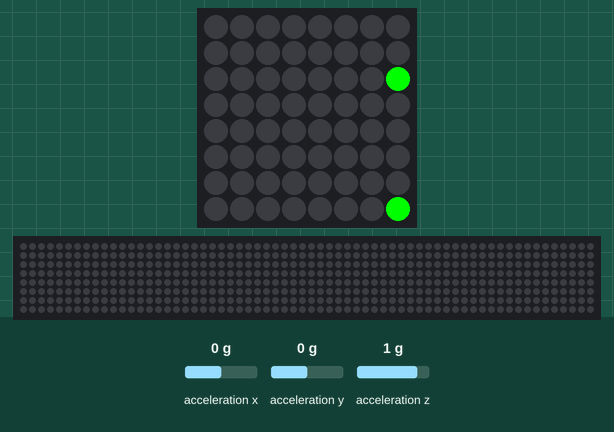
The program below on a simulated Raspberry Pi (BCM pin numbers) with a Sense HAT. Shown: the Sense HAT's 8×8 RGB LED matrix, a strip that is not on the board, showing the scrolling text unrolled. Inputs (shaded band) come from the test bench; at power-on: acceleration x 0 g, acceleration y 0 g, acceleration z 1 g. The 64×8 strip is a reading aid, not a part: it shows the text the matrix is scrolling, unrolled, one strip-width of it at a time. At 6.6 s the program stops and its outputs stay as they are.

Above: at 0.17 s.
At 0.88 s:
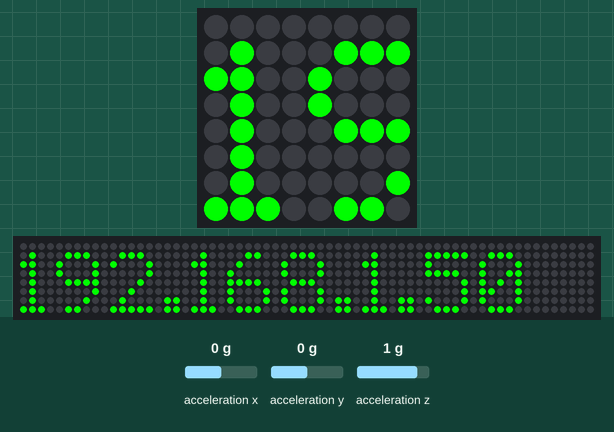
At 1.68 s:
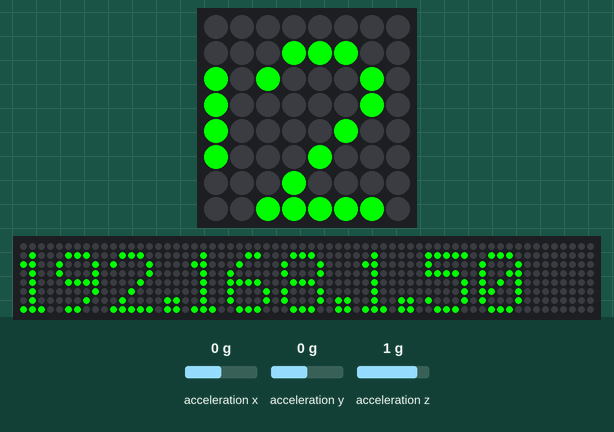
At 3.3 s:
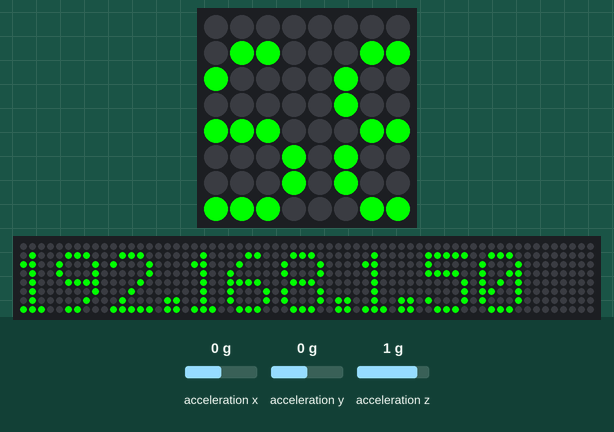
At 4.91 s:
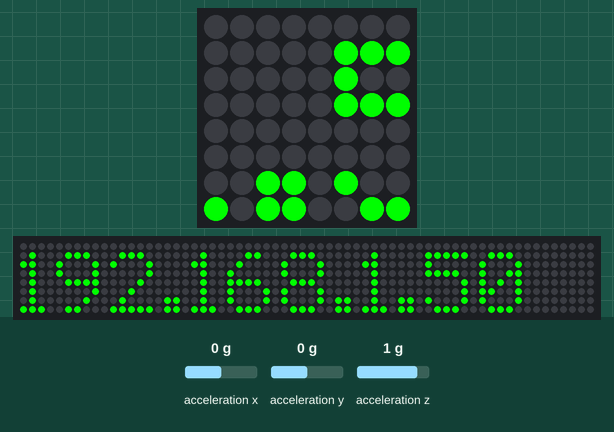
At 6.52 s:
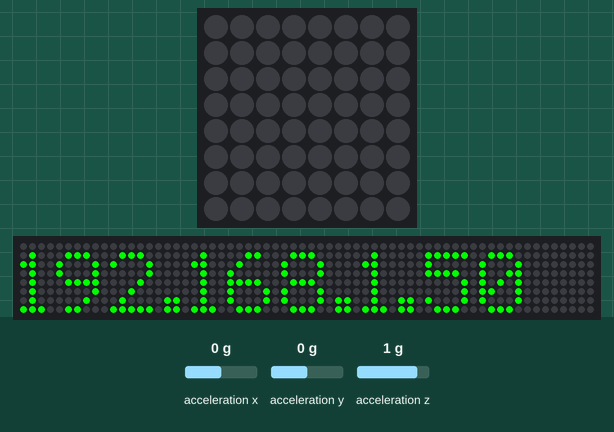

The program:

display_ip_hat-TNG.py
```python
#!/usr/bin/python3

import socket
from sense_hat import SenseHat

sense = SenseHat()
scroll_speed = 0.1
color = (0,255,0)

def get_ip():
    s = socket.socket(socket.AF_INET, socket.SOCK_DGRAM)
    try:
        s.connect(('10.255.255.255', 1))
        IP = s.getsockname()[0]
    except:
        IP = '127.0.0.1'
    finally:
        s.close()
    return IP

def rotate():
    x = round(sense.get_accelerometer_raw()["x"],0)
    y = round(sense.get_accelerometer_raw()["y"],0)
    rot = 0
    if x == -1:
        rot = 90
    elif y == -1:
        rot = 180
    elif x==1:
        rot=270
    sense.set_rotation(rot)

rotate()
ip = get_ip()
#print(ip)

sense.show_message(ip, scroll_speed, color)
```
